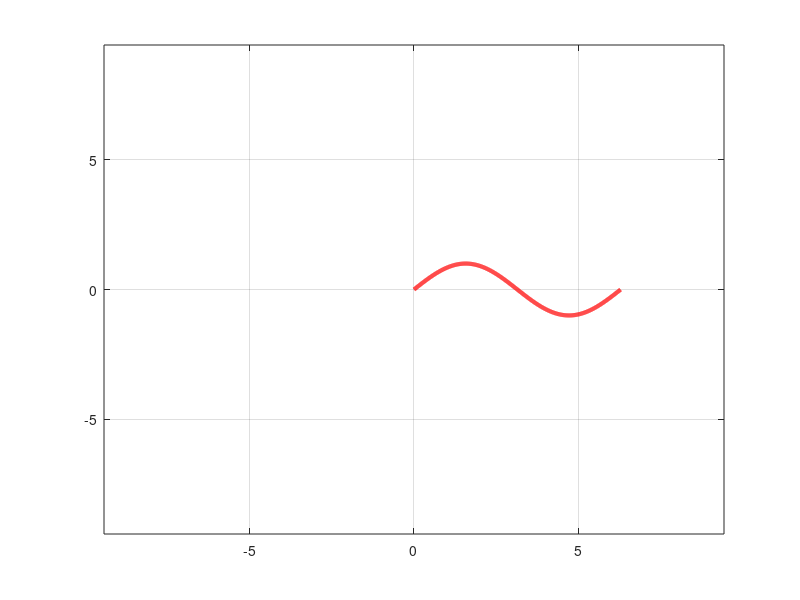

The MATLAB source for this figure:
%Programa para realizar rotaciones con matrices de rotacion en 2D
%Primero se definen los datos y la fincion que se va a graficar y rotar
close all
clear all
clc
x = 0:0.01:2*pi;
y = sin(x);
%Se finjan los ejes x,y
axis([-3*pi 3*pi -3*pi 3*pi]);
%Se obtiene la grafica inicial
plot(x,y,'b','LineWidth',3);grid on;
%Se crea un vector con todos los datoy obtenidos y se agrega un vector de
%ceros correspondientes a la coordenada z
v = [x' y' zeros(size(x',1),1)];
%Se emplea un ciclo para realizar con ciertos incrementos la operaciones
%de rotacion con matriz de rotacion
for theta=0:0.02:2*pi
%Se obtiene la matriz de rotacion correspondiente a una rotacion
%respecto al eje x
R=[cos(theta),-sin(theta),0;sin(theta),cos(theta),0;0,0,1];
%Se aplica dicha matriz a los datos originales
vr = v*R';
%Se grafican los datos rotados
plot(vr(:,1),vr(:,2),'r','LineWidth',3)
axis([-3*pi 3*pi -3*pi 3*pi]);
grid on
pause(0.01)
end
for theta=0:0.02:2*pi
%Se obtiene la matriz de rotacion correspondiente a una rotacion
%respecto al eje y
R=[cos(theta), 0, sin(theta);0,1,0;-sin(theta), 0,cos(theta)];
%Se aplica dicha matriz a los datos originales
vr = v*R';
%Se grafican los datos rotados
plot(vr(:,1),vr(:,2),'r','LineWidth',3)
axis([-3*pi 3*pi -3*pi 3*pi]);
grid on
pause(0.01)
end
for theta=0:0.02:2*pi
%Se obtiene la matriz de rotacion correspondiente a una rotacion
%respecto al eje z
R=[1,0,0;0,cos(theta),-sin(theta);0,sin(theta),cos(theta)];
%Se aplica dicha matriz a los datos originales
vr = v*R';
%Se grafican los datos rotados
plot(vr(:,1),vr(:,2),'r','LineWidth',3)
axis([-3*pi 3*pi -3*pi 3*pi]);
grid on
pause(0.01)
end